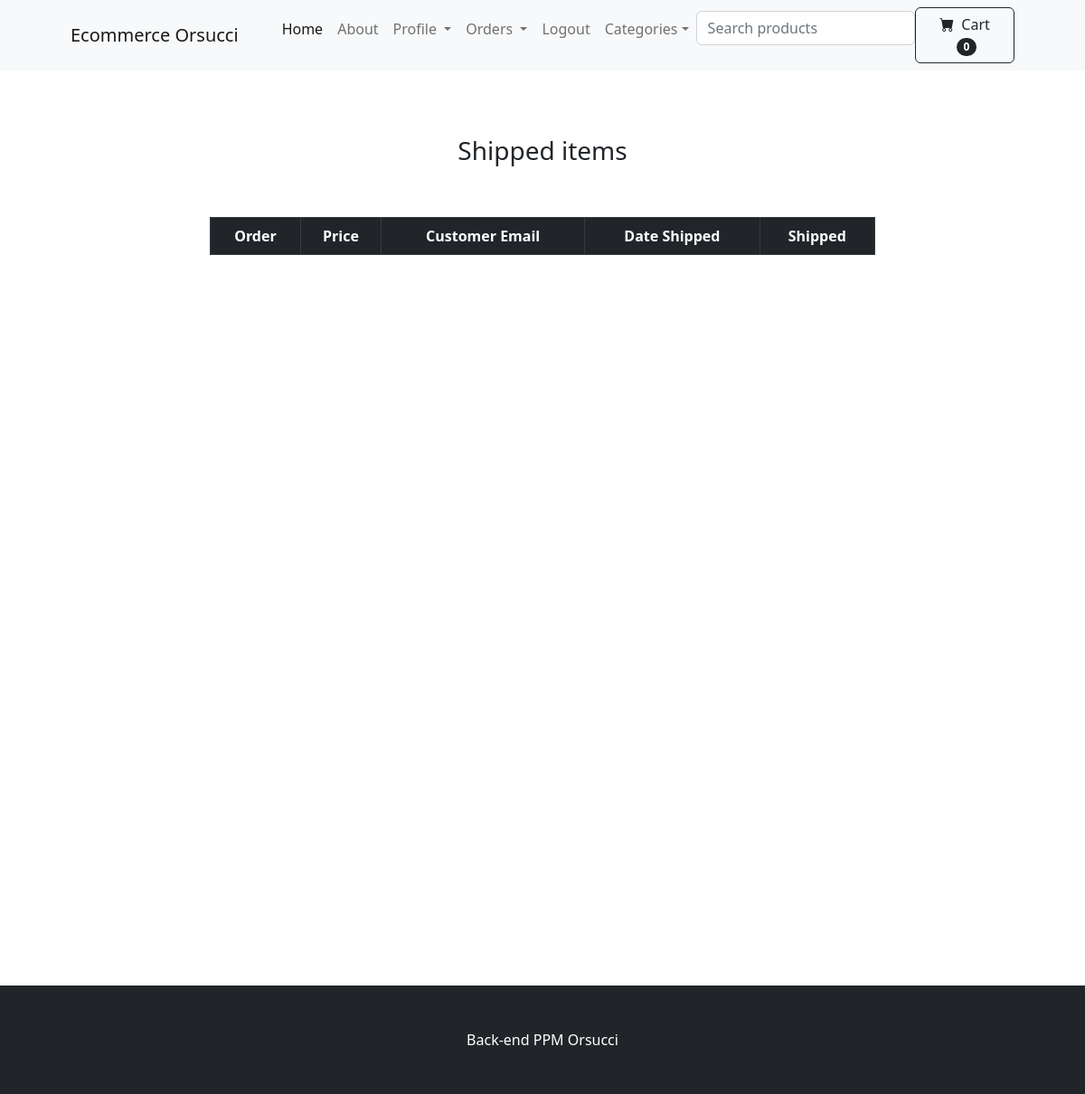
The page /payment/shipped_dash (signed in) on the database as committed earlier.
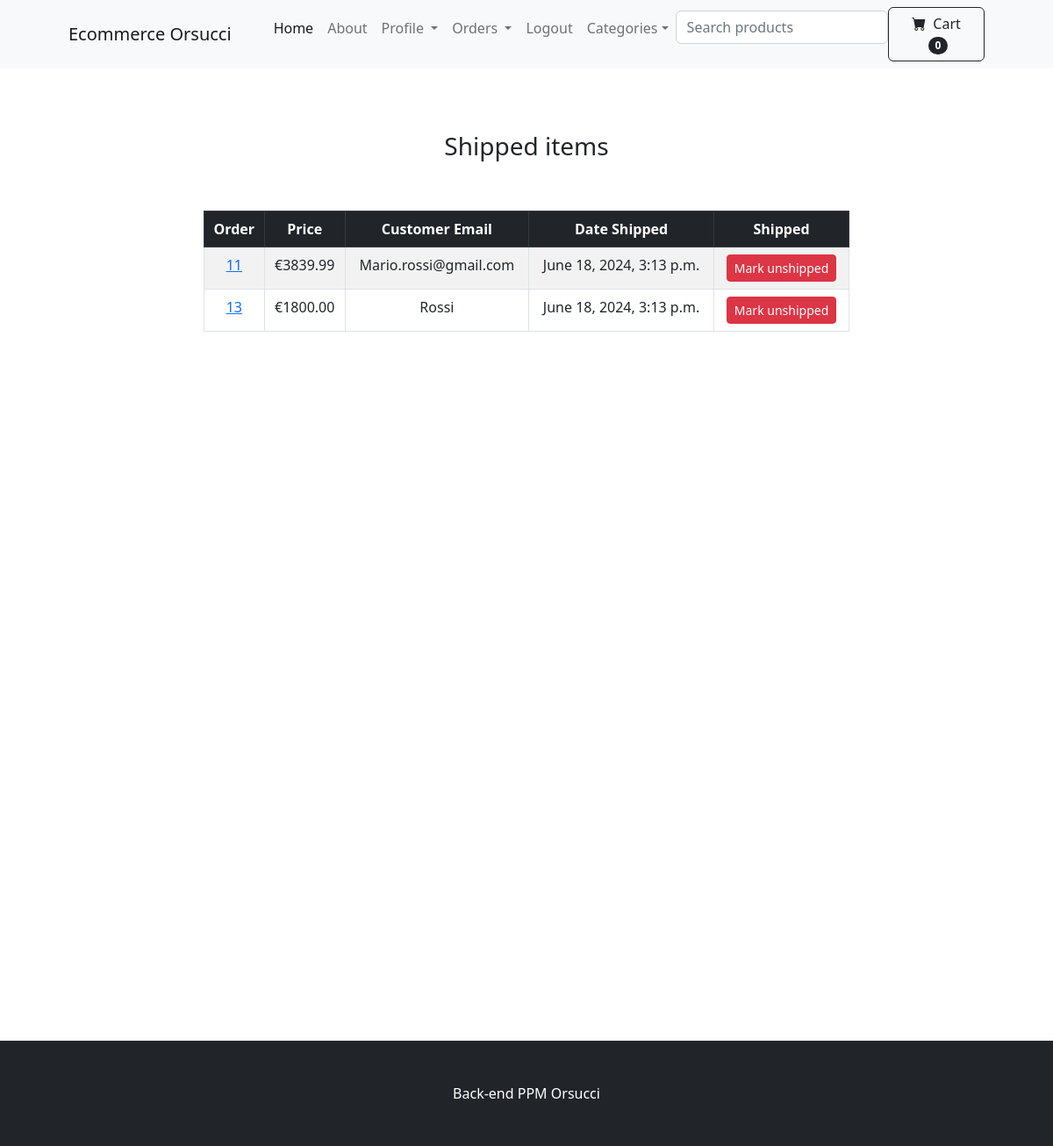
The same page on the database as committed later.
### payment/models.py (models this page shows, shortened)
class Order(models.Model):
    user = models.ForeignKey(User, on_delete=models.CASCADE, null=True, blank=True)
    full_name = models.CharField(max_length=250)
    email = models.EmailField(max_length=250)
    shipping_address = models.TextField(max_length=15000)
    amount_paid = models.DecimalField(max_digits=10, decimal_places=2)
    date_ordered = models.DateTimeField(auto_now_add=True)
    shipped = models.BooleanField(default=False)
    date_shipped = models.DateTimeField(null=True, blank=True)

### payment/views.py (the view, shortened to what this page needs)
# urls.py: path('shipped_dash', views.shipped_dash, name='shipped_dash'),
def shipped_dash(request):
     if request.user.is_authenticated and request.user.is_superuser:
         orders = Order.objects.filter(shipped=True)
         return render(request, "payment/shipped_dash.html", {"orders":orders})
     else:
         messages.success(request, "Access Denied")
         return redirect('home')

### cart/cart.py (called while the page is built)
    def __len__(self):
        return len(self.cart)

### cart/context_processor.py (called while the page is built)
def cart(request):
    return {'cart': Cart(request)}

### store/views.py (called while the page is built)
def add_variable_to_context(request):
    return {
        'categories': Category.objects.all()
    }

### payment/templates/payment/shipped_dash.html (shortened to what this page needs)
{% extends 'base.html' %}
{%block content %}
<div class="container">
    <div class="row justify-content-center">
        <div class="col-8 text-center">
            <br/><br/><br/>
            <h3> Shipped items</h3>
            <br/><br/>
            <table class="table table-striped table-hover table-bordered">
                <thead class="table-dark">
                <tr>
                    <th scope="col">Order</th>
                    <th scope="col">Price</th>
                    <th scope="col">Customer Email</th>
                    <th scope="col">Date Shipped</th>
                    <th scope="col">Shipped</th>
                </tr>
                </thead>
                <tbody>
                {% for item in orders %}
                <tr>
                    <td>
                        <a href="{% url 'orders' item.id %}">
                            {{ item.id }}
                        </a>
                    </td>
                    <td>€{{ item.amount_paid }}</td>
                    <td>{{ item.email }}</td>
                    <td>{{ item.date_shipped }}</td>
                    <td>
                        <form method="POST">
                            <button type="submit" class="btn btn-danger btn-sm"> Mark unshipped </button>
                        </form>
                    </td>
                </tr>
                {% endfor %}
                </tbody>
            </table>
            <br/><br/><br/><br/><br/><br/>
            <br/><br/><br/><br/><br/><br/>
            <br/><br/><br/><br/><br/><br/>
            <br/><br/><br/><br/><br/><br/>
            <br/><br/><br/><br/><br/><br/>
        </div>
    </div>
</div>
{% endblock %}

### store/templates/base.html (shortened to what this page needs)
{% load static %}
<!DOCTYPE html>
<html lang="en">
<head>
    <link href="https://cdn.jsdelivr.net/npm/bootstrap-icons@1.5.0/font/bootstrap-icons.css" rel="stylesheet" />
    <link href="{% static 'css/styles.css' %}" rel="stylesheet" />
</head>
<body>
{% include 'navbar.html' %}
{% block content %}
{% endblock %}
<br/><br/><br/>
<footer class="py-5 bg-dark">
    <div class="container"><p class="m-0 text-center text-white">Back-end PPM Orsucci</p></div>
</footer>
</body>
</html>

### store/templates/navbar.html (shortened to what this page needs)
<nav class="navbar navbar-expand-lg navbar-light bg-light">
    <div class="container px-4 px-lg-5">
        <a class="navbar-brand" href="{% url 'home' %}">Ecommerce Orsucci</a>
        <div class="collapse navbar-collapse" id="navbarSupportedContent">
            <ul class="navbar-nav me-auto mb-2 mb-lg-0 ms-lg-4">
                <li class="nav-item"><a class="nav-link active" aria-current="page" href="{% url 'home' %}">Home</a></li>
                <li class="nav-item"><a class="nav-link" href="{% url 'about' %}" >About</a></li>
                {% if user.is_authenticated %}
                <li class="nav-item dropdown">
                    <a class="nav-link dropdown-toggle" id="navbarDropdownUser" href="#" role="button" data-bs-toggle="dropdown" aria-expanded="false">
                        Profile
                    </a>
                </li>
                {% if user.is_superuser %}
                    <li class="nav-item dropdown">
                        <a class="nav-link dropdown-toggle" id="navbarDropdownOrders" href="#" role="button" data-bs-toggle="dropdown" aria-expanded="false">
                            Orders
                        </a>
                    </li>
                {% endif %}
                <li class="nav-item"><a class="nav-link" href="{% url 'logout' %}" >Logout</a></li>
                {% else %}
                <li class="nav-item"><a class="nav-link" href="{% url 'login' %}" >Login</a></li>
                <li class="nav-item"><a class="nav-link" href="{% url 'register' %}" >Register</a></li>
                {% endif %}
                <li class="nav-item dropdown">
                <li class="nav-item dropdown">
                <li class="nav-item dropdown">
                    <a class="nav-link dropdown-toggle" id="navbarDropdownCategory"
                       href="#" role="button" data-bs-toggle="dropdown"
                       aria-expanded="false">Categories</a>
                </li>
                <li class="nav-item">
                    <form method="POST" action="{% url 'search' %}">
                        <div class="mb-3">
                            <input type="text" class="form-control" placeholder="Search products" name="searched" >
                        </div>
                    </form>
                </li>
            </ul>
            <form class="d-flex">
                <a href="{% url 'cart_summary' %}" class="btn btn-outline-dark">
                    <i class="bi-cart-fill me-1"></i>
                    Cart
                    <span class="badge bg-dark text-white ms-1 rounded-pill" id="cart_quantity">
                        {{cart|length}}
                    </span>
                </a>
            </form>
        </div>
    </div>
</nav>

Rows that differ between the two databases and show on the page:
added Order: id "11", amount_paid "3839.99", email "Mario.rossi@gmail.com", date_shipped "June 18, 2024, 3:13 p.m."
added Order: id "13", amount_paid "1800.00", email "Rossi", date_shipped "June 18, 2024, 3:13 p.m."
